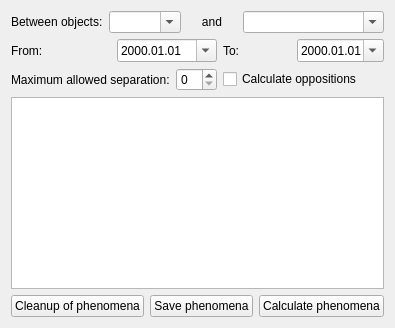
        <widget class="QWidget" name="stackedWidgetPage3">
         <layout class="QGridLayout" name="gridLayout_4">
          <item row="3" column="0" colspan="2">
           <widget class="QTreeWidget" name="phenomenaTreeWidget">
            <property name="editTriggers">
             <set>QAbstractItemView::NoEditTriggers</set>
            </property>
            <property name="rootIsDecorated">
             <bool>false</bool>
            </property>
            <property name="uniformRowHeights">
             <bool>true</bool>
            </property>
            <property name="itemsExpandable">
             <bool>false</bool>
            </property>
            <property name="sortingEnabled">
             <bool>true</bool>
            </property>
            <property name="expandsOnDoubleClick">
             <bool>false</bool>
            </property>
            <property name="columnCount">
             <number>0</number>
            </property>
           </widget>
          </item>
          <item row="2" column="0">
           <layout class="QHBoxLayout" name="horizontalLayout_8">
            <item>
             <widget class="QLabel" name="allowedSeparationLabel">
              <property name="text">
               <string>Maximum allowed separation:</string>
              </property>
             </widget>
            </item>
            <item>
             <widget class="AngleSpinBox" name="allowedSeparationSpinBox"/>
            </item>
           </layout>
          </item>
          <item row="1" column="1">
           <layout class="QHBoxLayout" name="horizontalLayout_7">
            <property name="rightMargin">
             <number>0</number>
            </property>
            <item>
             <widget class="QLabel" name="phenomenToLabel">
              <property name="text">
               <string>To:</string>
              </property>
             </widget>
            </item>
            <item>
             <widget class="QDateEdit" name="phenomenToDateEdit">
              <property name="wrapping">
               <bool>true</bool>
              </property>
              <property name="displayFormat">
               <string notr="true">yyyy.MM.dd</string>
              </property>
              <property name="calendarPopup">
               <bool>true</bool>
              </property>
             </widget>
            </item>
           </layout>
          </item>
          <item row="2" column="1">
           <widget class="QCheckBox" name="phenomenaOppositionCheckBox">
            <property name="text">
             <string>Calculate oppositions</string>
            </property>
           </widget>
          </item>
          <item row="0" column="0" colspan="2">
           <layout class="QHBoxLayout" name="horizontalLayout_5">
            <item>
             <widget class="QLabel" name="betweenObjectsLabel">
              <property name="text">
               <string>Between objects:</string>
              </property>
             </widget>
            </item>
            <item>
             <widget class="QComboBox" name="object1ComboBox">
              <property name="editable">
               <bool>true</bool>
              </property>
              <property name="insertPolicy">
               <enum>QComboBox::NoInsert</enum>
              </property>
             </widget>
            </item>
            <item>
             <widget class="QLabel" name="andLabel">
              <property name="sizePolicy">
               <sizepolicy hsizetype="Fixed" vsizetype="Preferred">
                <horstretch>0</horstretch>
                <verstretch>0</verstretch>
               </sizepolicy>
              </property>
              <property name="minimumSize">
               <size>
                <width>50</width>
                <height>0</height>
               </size>
              </property>
              <property name="text">
               <string>and</string>
              </property>
              <property name="alignment">
               <set>Qt::AlignCenter</set>
              </property>
             </widget>
            </item>
            <item>
             <widget class="QComboBox" name="object2ComboBox">
              <property name="sizePolicy">
               <sizepolicy hsizetype="MinimumExpanding" vsizetype="Fixed">
                <horstretch>0</horstretch>
                <verstretch>0</verstretch>
               </sizepolicy>
              </property>
              <property name="editable">
               <bool>true</bool>
              </property>
              <property name="insertPolicy">
               <enum>QComboBox::NoInsert</enum>
              </property>
             </widget>
            </item>
           </layout>
          </item>
          <item row="4" column="0" colspan="2">
           <layout class="QHBoxLayout" name="horizontalLayout_9">
            <item>
             <widget class="QPushButton" name="phenomenaCleanupButton">
              <property name="text">
               <string>Cleanup of phenomena</string>
              </property>
             </widget>
            </item>
            <item>
             <widget class="QPushButton" name="phenomenaSaveButton">
              <property name="text">
               <string>Save phenomena</string>
              </property>
             </widget>
            </item>
            <item>
             <widget class="QPushButton" name="phenomenaPushButton">
              <property name="toolTip">
               <string>Calculations require time, please be patient</string>
              </property>
              <property name="text">
               <string>Calculate phenomena</string>
              </property>
             </widget>
            </item>
           </layout>
          </item>
          <item row="1" column="0">
           <layout class="QHBoxLayout" name="horizontalLayout_6">
            <item>
             <widget class="QLabel" name="phenomenFromLabel">
              <property name="text">
               <string>From:</string>
              </property>
             </widget>
            </item>
            <item>
             <widget class="QDateEdit" name="phenomenFromDateEdit">
              <property name="wrapping">
               <bool>true</bool>
              </property>
              <property name="displayFormat">
               <string notr="true">yyyy.MM.dd</string>
              </property>
              <property name="calendarPopup">
               <bool>true</bool>
              </property>
             </widget>
            </item>
           </layout>
          </item>
         </layout>
        </widget>
